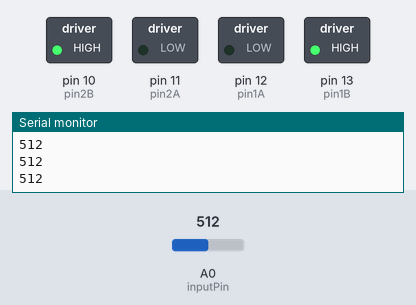
The sketch below on a simulated Arduino Uno, built with avr-gcc and run on an emulated ATmega328P. Shown: switched loads named in the sketch (green lamp = pin HIGH), the last lines printed to the serial monitor. The test bench sets the inputs (shaded band); at power-on: A0 (inputPin) = 512. Random numbers use the default seed unless the sketch sets one.

Above: at 1.2 s.
1.3 s: A0 (inputPin) set to 591
2.8 s: A0 (inputPin) set to 613
At 3.5 s:
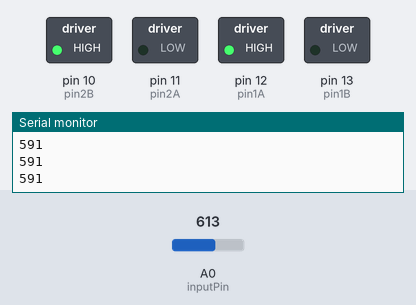
4.3 s: A0 (inputPin) set to 590
At 5.9 s:
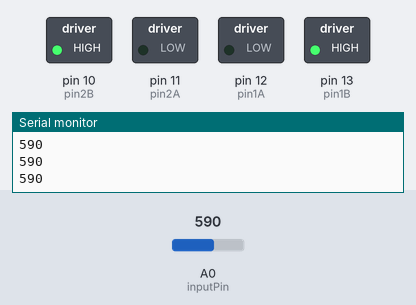
6.2 s: A0 (inputPin) set to 610
At 10.4 s:
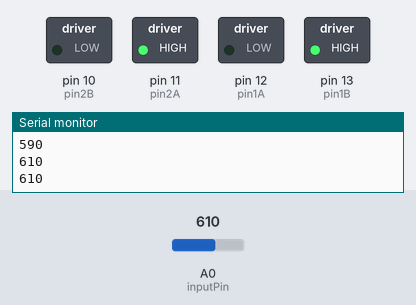
Timing chart, 0 to 11.7 s (numbered marks = the images above; inputs shaded):
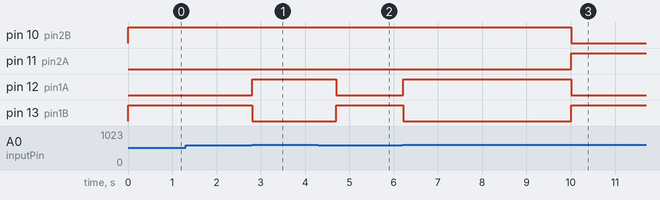

The sketch:

Obstacle_Avoiding_Robot.ino
```cpp
  /* Obstacle_Avoiding_Robot

    * AnalogRead, DigitalWrite, SerialOutput

    Reads an analog input on pin A0 from an infrared sensor, and changes digital signal on pins
    D10-13 to make the robot drive forward or take turns. Robot has a 2-motor drive with a castor
    for support. A single H-Bridge motor shield module is used to control the 2 motors.
    Sensor readinf is printed to the serial monitor every 0.1 sec at 9600 baud.

    Test Circuit:
    SHARP 2Y0A21 infrared sensor at pin A0 to measure distance. Both motors are connected to the
    motor shield module along with a 9V power-supply. Pins for motor 1 from the shield are connected
    at D12 and D13, and for motor 2 are connected at D10 and D11. Arduino is powered by a 9V battery
    through the USB port.

    Adi, 2012
   */

  // pin numbers
  const int inputPin = A0;
  const int pin1A =  12;      // orange
  const int pin1B =  13;      // red
  const int pin2A =  11;      // brown
  const int pin2B =  10;      // black
  const int threshold = 600;

  int turn = 0;

  void setup() {
      // initializes serial communication at 9600 bits per second
    Serial.begin(9600);

    // initializing digital pins as output:
    pinMode(pin1A, OUTPUT);
    pinMode(pin1B, OUTPUT);
    pinMode(pin2A, OUTPUT);
    pinMode(pin2B, OUTPUT);
  }

  void loop(){

    // reads the input on analog pin 0
    int sensorValue = analogRead(A0);

    // checks input and sets LED state accordingly
    if (sensorValue < threshold) {
        driveForward();
    } else {
        turn = random(2);
        if (turn == 0)
          turnLeft();
        if (turn == 1)
          turnRight();
    }
    // print out input value after normalization
    Serial.println(sensorValue);
    delay(100);        // delay in between reads for stability

  }

  void driveForward(){
      digitalWrite(pin1A, LOW);
      digitalWrite(pin1B, HIGH);
      digitalWrite(pin2A, LOW);
      digitalWrite(pin2B, HIGH);
  }


  void turnRight(){
      digitalWrite(pin1A, HIGH);
      digitalWrite(pin1B, LOW);
      digitalWrite(pin2A, LOW);
      digitalWrite(pin2B, HIGH);
      delay(1800);
  }

  void turnLeft(){
      digitalWrite(pin1A, LOW);
      digitalWrite(pin1B, HIGH);
      digitalWrite(pin2A, HIGH);
      digitalWrite(pin2B, LOW);
      delay(1800);
  }
```

Measured:
- the behaviour switches between 599 and 600 on A0 (inputPin) (found by bisection; images 0 and 1)
- after the input at 2.8 s, pin 12 (pin1A): LOW → HIGH at once; pin 13 (pin1B): HIGH → LOW at once
- after the input at 4.3 s, pin 12 (pin1A): HIGH → LOW after 0.41 s; pin 13 (pin1B): LOW → HIGH after 0.41 s
- after the input at 6.2 s, pin 10 (pin2B): HIGH → LOW after 3.8 s; pin 11 (pin2A): LOW → HIGH after 3.8 s; pin 12 (pin1A): LOW → HIGH at once, → LOW 3.8 s later; pin 13 (pin1B): HIGH → LOW at once, → HIGH 3.8 s later
